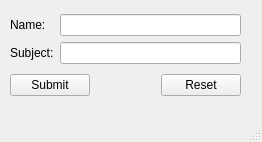
<?xml version="1.0" encoding="UTF-8"?>
<ui version="4.0">
 <class>submitbtn</class>
 <widget class="QMainWindow" name="submitbtn">
  <property name="geometry">
   <rect>
    <x>0</x>
    <y>0</y>
    <width>262</width>
    <height>142</height>
   </rect>
  </property>
  <property name="windowTitle">
   <string>MainWindow</string>
  </property>
  <widget class="QWidget" name="centralwidget">
   <widget class="QWidget" name="layoutWidget">
    <property name="geometry">
     <rect>
      <x>10</x>
      <y>10</y>
      <width>231</width>
      <height>91</height>
     </rect>
    </property>
    <layout class="QVBoxLayout" name="verticalLayout_3">
     <item>
      <layout class="QHBoxLayout" name="horizontalLayout">
       <item>
        <layout class="QVBoxLayout" name="verticalLayout">
         <item>
          <widget class="QLabel" name="nameLbl">
           <property name="text">
            <string>Name:</string>
           </property>
          </widget>
         </item>
         <item>
          <widget class="QLabel" name="subjectLbl">
           <property name="text">
            <string>Subject:</string>
           </property>
          </widget>
         </item>
        </layout>
       </item>
       <item>
        <layout class="QVBoxLayout" name="verticalLayout_2">
         <item>
          <widget class="QLineEdit" name="nameEdit"/>
         </item>
         <item>
          <widget class="QLineEdit" name="subjectEdit"/>
         </item>
        </layout>
       </item>
      </layout>
     </item>
     <item>
      <layout class="QHBoxLayout" name="horizontalLayout_2">
       <item>
        <widget class="QPushButton" name="submitBtn">
         <property name="text">
          <string>Submit</string>
         </property>
        </widget>
       </item>
       <item>
        <spacer name="horizontalSpacer">
         <property name="orientation">
          <enum>Qt::Horizontal</enum>
         </property>
         <property name="sizeHint" stdset="0">
          <size>
           <width>40</width>
           <height>20</height>
          </size>
         </property>
        </spacer>
       </item>
       <item>
        <widget class="QPushButton" name="resetBtn">
         <property name="text">
          <string>Reset</string>
         </property>
        </widget>
       </item>
      </layout>
     </item>
    </layout>
   </widget>
  </widget>
  <widget class="QMenuBar" name="menubar">
   <property name="geometry">
    <rect>
     <x>0</x>
     <y>0</y>
     <width>262</width>
     <height>21</height>
    </rect>
   </property>
  </widget>
  <widget class="QStatusBar" name="statusbar"/>
 </widget>
 <resources/>
 <connections/>
</ui>
